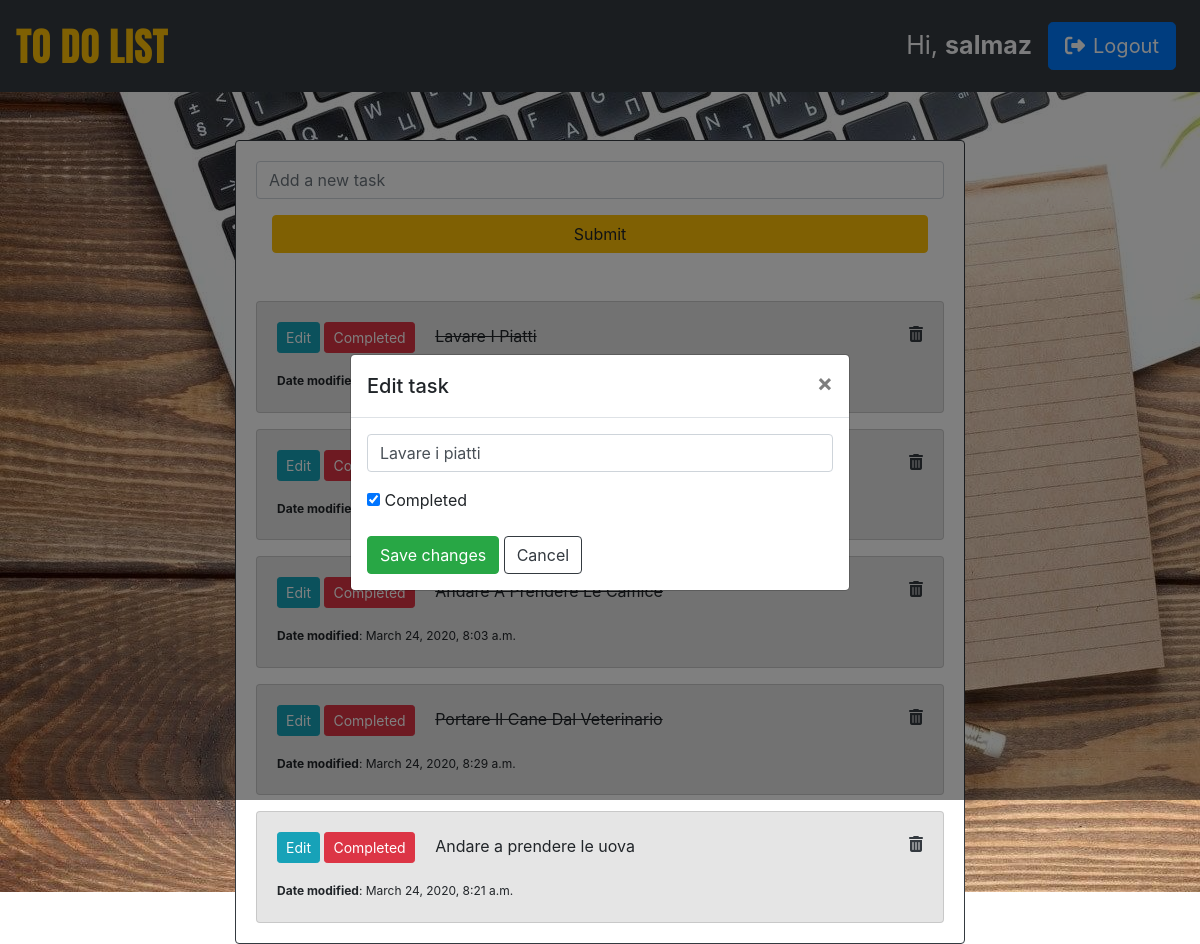
Page /edit/2/ (signed in) on the committed database.
### app/models.py (models this page shows, shortened)
class Task(models.Model):
    thing = models.CharField(max_length=500)
    completed = models.BooleanField(default=False)
    its_list = models.ForeignKey(User, on_delete=models.CASCADE)
    creation_date = models.DateTimeField(auto_now=True)
    class Meta:
        verbose_name_plural = 'Things to Do'

### app/views.py (the view)
# urls.py: path('edit/<pk>/', views.edit_task, name='edit_task'),
def edit_task(request, pk):
    task = Task.objects.get(id=pk)
    if request.method == 'POST':
        form = TaskForm(request.POST, instance=task)
        if form.is_valid():
            form.save()
        return redirect('mainapp:home')
    tasks = Task.objects.filter(its_list=request.user)
    is_active = True
    context = {'tasks': tasks, 'task': task, 'is_active': is_active}
    return render(request, 'app/list.html', context)

### app/templatetags/app_tags.py (called while the page is built)
@register.filter
def capitalize_first(value):
    return value.title()

### app/templates/app/list.html (shortened to what this page needs)
{% extends 'app/base.html' %}
{% load app_tags %}
{% block content %}
<div class="col-md-8 m-auto">
  <div class="card border-dark mt-5" id="main-card">
    <div class="card-body">
      <form method='post' action="{% url 'mainapp:add_task' %}" class="mb-5">
        <input class="form-control mb-3" type="text" placeholder="Add a new task" name="thing">
        <div class="px-3">
          <button type="submit" class="btn btn-warning btn-block" id="submit-btn">Submit</button>
        </div>
      </form>
      {% for task in tasks %}
      <div class="card mt-3" id="task">
        <div class="card-body">
          <a href="{% url 'mainapp:edit_task' task.id %}" class="btn btn-sm btn-info">Edit</a>
          <a href="{% url 'mainapp:task_completed' task.id %}" class="btn btn-sm btn-danger mr-3">Completed</a>
          {% if task.completed %}
          <del>{{ task.thing|capitalize_first }}</del>
          {% else %}
          {{ task.thing }}
          {% endif %}
          <a href="{% url 'mainapp:delete_task' task.id %}" class="float-right text-dark"><i class="fas fa-trash-alt"></i></a>
          <div class="date mt-3" style="font-size: 15px;">
          <small><strong>Date modified</strong>: {{ task.creation_date }}</small>
        </div>
        </div>
      </div>
      {% endfor %}
    </div>
  </div>
  <div class="modal fade" id="editModal">
    <div class="modal-dialog modal-dialog-centered">
      <div class="modal-content">
        <div class="modal-header">
          <h5 class="modal-title">Edit task</h5>
          <button type="button" class="close" data-dismiss="modal" aria-label="Close">
            <span aria-hidden="true">&times;</span>
          </button>
        </div>
        <div class="modal-body">
          <form method='post' action="">
            <div class="form-group">
              <input class="form-control" type="text" name="thing" value="{{ task.thing }}">
            </div>
            <div class="form-group">
              <input type="checkbox" name="completed" {% if task.completed %} checked="checked" {% endif %}>
              <label for="completed">Completed</label>
            </div>
            <button type="submit" class="btn btn-success">Save changes</button>
            <a href="{% url 'mainapp:home' %}"><button class="btn btn-outline-dark">Cancel</button></a>
          </form>
        </div>
      </div>
    </div>
  </div>
</div>
</div>
{% endblock %}

### app/templates/app/navbar.html (shortened to what this page needs)
<nav class="navbar navbar-expand-lg navbar-light bg-dark">
  <div class="navbar-text"><a href="{% url 'mainapp:index' %}" class="logo text-warning">TO DO LIST</a></div>
  <div class="collapse navbar-collapse" id="navbarSupportedContent">
    <form class="form-inline ml-auto">
      {% if user.is_authenticated %}
      <span class="text-light mr-3" id="username">Hi, <strong class="text-light">{{ user.username }}</strong></span>
      <a href="{% url 'mainapp:logout' %}" class="btn btn-primary btn-lg mr-2 text-white"><span class="mr-2"><i class="fas fa-sign-out-alt"></i></span>Logout</a>
      {% else %}
      <a href="{% url 'mainapp:signup' %}" class="btn btn-info btn-lg mr-2 text-white">Sign up</a>
      <a href="{% url 'mainapp:login' %}" class="btn btn-primary btn-lg mr-2 text-white">Login</a>
      {% endif %}
    </form>
  </div>
</nav>

### app/static/app/css/main.css (style rules this page uses)
body,html { height: 100%; }
#task { background-color: #e5e5e5; }
.logo { font-family: 'Anton', sans-serif; font-size: 40px; }
#username { font-size: 25px; color: white; }

### rows in the picture
Task: thing "Lavare I Piatti", thing "Lavare i piatti", completed "☑"
Task: thing "Andare A Prendere Le Camice", creation_date "March 24, 2020, 8:03 a.m."
Task: thing "Portare Il Cane Dal Veterinario", creation_date "March 24, 2020, 8:29 a.m."
Task: thing "Andare a prendere le uova", creation_date "March 24, 2020, 8:21 a.m."

### other values in the picture
{{ user.username }} "salmaz"
